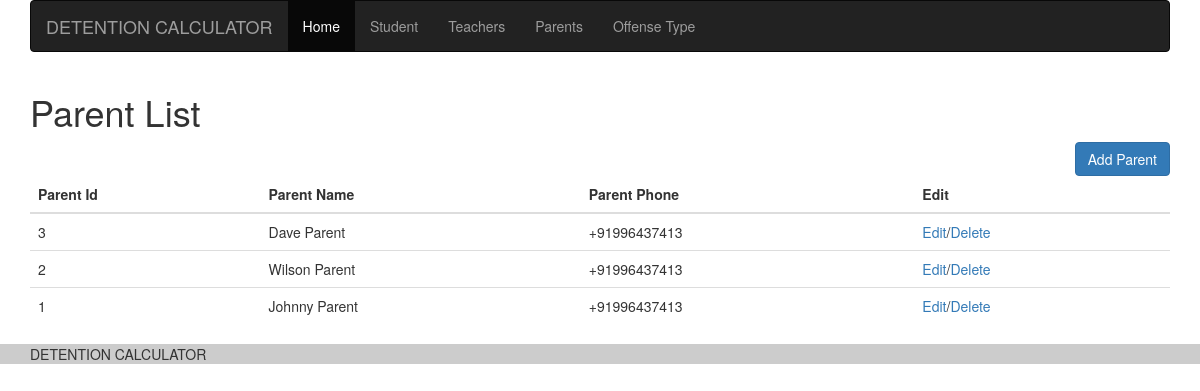
Page /parents on the committed database.
### tables this page shows
CREATE TABLE `parents` (
  `parent_id` int(11) NOT NULL,
  `parent_name` varchar(100) NOT NULL,
  `parent_phone` varchar(100) NOT NULL,
  `is_active` smallint(6) NOT NULL
);

### controller/Parents.php (called while the page is built, shortened)
<?php
class Parents {
    private $parentModel;
    public function __construct() {
        $this->parentModel = new Parents_Model();
    }
    public function getAllParents() {
        return $this->parentModel->getAll();
    }
}

### config/database.php (called while the page is built, shortened)
<?php
class DB {
    protected static $instance = null;
    public static function instance() {
        if (self::$instance === null) {
            $opt = array(
                PDO::ATTR_ERRMODE => PDO::ERRMODE_EXCEPTION,
                PDO::ATTR_DEFAULT_FETCH_MODE => PDO::FETCH_ASSOC,
                PDO::ATTR_EMULATE_PREPARES => FALSE,
            );
            $dsn = 'mysql:host=' . DB_HOST . ';dbname=' . DB_NAME . ';charset=' . DB_CHAR;
            self::$instance = new PDO($dsn, DB_USER, DB_PASS, $opt);
        }
        return self::$instance;
    }
    public static function run($sql, $args = []) {
        $stmt = self::instance()->prepare($sql);
        $stmt->execute($args);
        return $stmt;
    }
}

### model/Parents_Model.php (called while the page is built, shortened)
<?php
class Parents_Model implements Model {
    public function getAll() {
        return $all = DB::run("SELECT * FROM parents where is_active=1 ORDER BY  parent_id DESC")->fetchAll();
    }
}

### view/parents.php (the view, shortened to what this page needs)
<div class="container-fluid">
    <div class="container">
        <div class="row">
            <div class="col-md-12">
                <h1>Parent List</h1>
            </div>
        </div>
        <div class="row">
            <div class="col-md-12 text-right">
                <button type="button" class="btn btn-primary" data-toggle="modal" data-target="#myModal">Add Parent</button>
            </div>
            <div class="col-md-12">
                <table class="table table-hover">
                    <thead>
                        <tr>
                            <th>Parent Id</th>
                            <th>Parent Name</th>
                            <th>Parent Phone</th>
                            <th>Edit</th>
                        </tr>
                    </thead>
                    <tbody>
                        <?php
                        foreach ($all as $one) {
                            echo "<tr><td>" . $one['parent_id'] . "</td><td>" . $one['parent_name'] . "</td><td>" . $one['parent_phone'] . "</td><td><a href='#' onclick='alert(\"Not Yet Implimented\")'>Edit</a>/<a href='#' onclick='alert(\"Not Yet Implimented\")'>Delete</a></td></tr>";
                        }
                        ?>
                    </tbody>
                </table>
            </div>
        </div>
    </div>
</div>

### styles/css/style.css (style rules this page uses)
body { font-family: Helvetica Neue,Helvetica,Arial,sans-serif; }

### rows in the picture
parents: parent_id "3", parent_name "Dave Parent", parent_phone "+91996437413"
parents: parent_id "2", parent_name "Wilson Parent", parent_phone "+91996437413"
parents: parent_id "1", parent_name "Johnny Parent", parent_phone "+91996437413"

### other values in the picture
SITE_NAME "DETENTION CALCULATOR"
